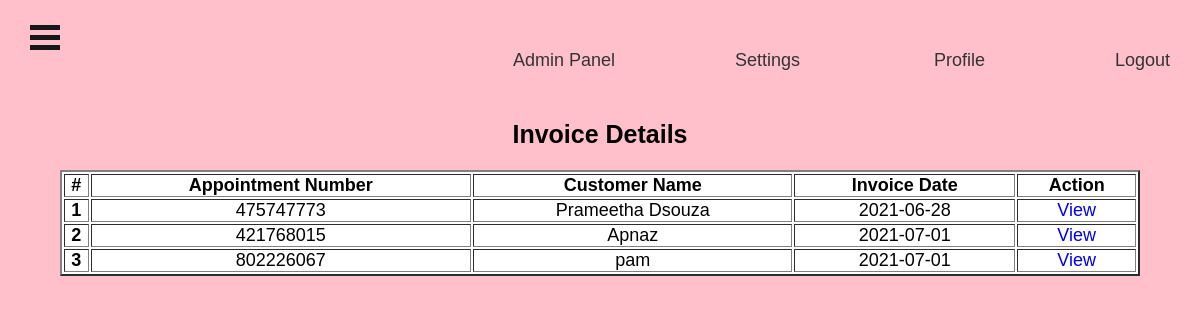
The page /admin/invoices.php (signed in) on the database its author committed.
### tables this page shows
CREATE TABLE `tblappointment` (
  `ID` int(10) NOT NULL,
  `AptNumber` varchar(80) DEFAULT NULL,
  `Name` varchar(120) DEFAULT NULL,
  `Email` varchar(120) DEFAULT NULL,
  `PhoneNumber` bigint(11) DEFAULT NULL,
  `AptDate` varchar(120) DEFAULT NULL,
  `AptTime` varchar(120) DEFAULT NULL,
  `Services` varchar(120) DEFAULT NULL,
  `ApplyDate` timestamp NULL DEFAULT current_timestamp(),
  `Remark` varchar(250) NOT NULL,
  `Status` varchar(50) NOT NULL,
  `RemarkDate` timestamp NOT NULL DEFAULT '0000-00-00 00:00:00' ON UPDATE current_timestamp()
);

### admin/invoices.php (the view, shortened to what this page needs)
<?php
include('includes/dbconnection.php');
if (strlen($_SESSION['bpmsaid']==0)) {
  header('location:logout.php');
  } else{
  ?>
<!DOCTYPE HTML>
<html>
<head>
</head>
<body bgcolor="pink">
		 <?php include_once('includes/header.php');?>
					<div><center><h3 style="font-size:25px;">Invoice Details</h4></center><br>
						<center><table  style=" width:90%; height:100%; background-color:white;" border="2">
							<thead> <tr>
								<th>#</th>
								<th>Appointment Number</th>
								<th>Customer Name</th>
								<th>Invoice Date</th>
								<th>Action</th>
							</tr>
							</thead> <tbody>
<?php
$ret=mysqli_query($con,"select * from tblappointment");
$cnt=1;
while ($row=mysqli_fetch_array($ret)) {
?>
						 <tr style="text-align:center">
						 	<th scope="row"><?php echo $cnt;?></th>
						 	<td><?php  echo $row['AptNumber'];?></td>
						 	<td><?php  echo $row['Name'];?></td>
						 	<td><?php  echo $row['AptDate'];?></td>
						 		<td><a href="view-invoice.php?AptNumber=<?php  echo $row['AptNumber'];?>">View</a></td>
						  </tr>   <?php
$cnt=$cnt+1;
}?></tbody> </table>
</body>
</html>
<?php }  ?>

### admin/includes/style.css (style rules this page uses)
body { color:black; background-size:cover; background-position:center; font-family:sans-serif; }
* { margin:0; padding:0; }

### admin/includes/header.php (style rules this page uses)
* { padding:0; margin:12; }
a { text-decoration:none; }
body { background-image:bg-1.jpg; font-size: 18px; }

### rows shown on the page
tblappointment: AptNumber "475747773", Name "Prameetha Dsouza", AptDate "2021-06-28"
tblappointment: AptNumber "421768015", Name "Apnaz", AptDate "2021-07-01"
tblappointment: AptNumber "802226067", Name "pam", AptDate "2021-07-01"
